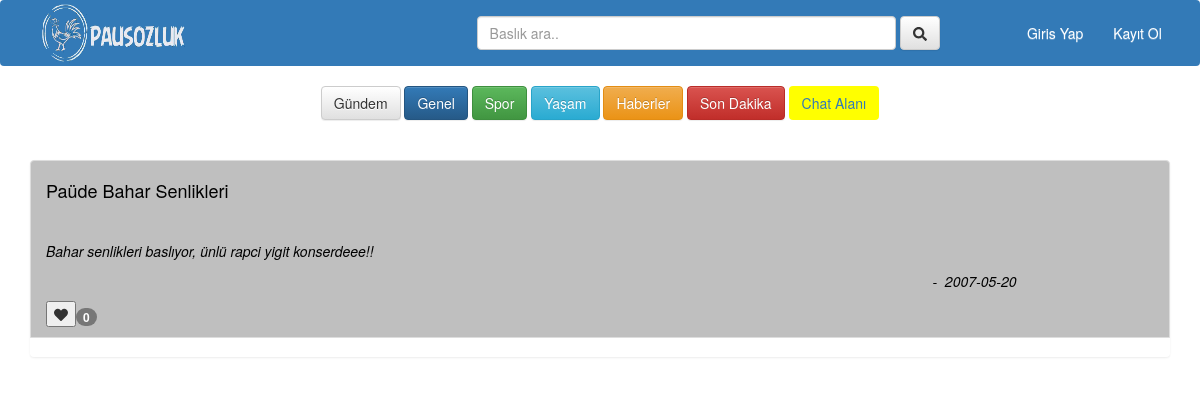
The app's page /icerik.php?icerik=2 with its own data.
### tables this page shows
CREATE TABLE `BASLIK` (
  `ID` int(11) NOT NULL,
  `BASLIK` varchar(255) NOT NULL,
  `BASLIK_ICERIK` text NOT NULL,
  `YAZAR_ID` int(11) NOT NULL,
  `YAZAR_AD` varchar(200) NOT NULL,
  `TARIH` date NOT NULL,
  `STAR` int(11) NOT NULL DEFAULT '0',
  `ETIKET` varchar(100) NOT NULL
);

### icerik.php (the view, shortened to what this page needs)
<!DOCTYPE html>
<html>
<head>
	<link rel="stylesheet" href="https://maxcdn.bootstrapcdn.com/bootstrap/3.3.7/css/bootstrap.min.css">
	<link rel="stylesheet" href="https://maxcdn.bootstrapcdn.com/bootstrap/3.3.7/css/bootstrap-theme.min.css">
	<link rel="stylesheet" type="text/css" href="css/content.css">
</head>
<body>
	<?php include 'header.php'; include('connect.php'); include('functions.php'); ?><br><br>
	<div class="container">
		<ul class="list-group">
			<?php
			$baslikid=$_GET['icerik'];
			$query="SELECT * FROM BASLIK WHERE ID=:baslikid ";
			$stmt=$db->prepare($query);
			$stmt->execute(array('baslikid'=>$baslikid));
			while ($row=$stmt->fetch())
			{
				?>
				<li class="list-group-item bg-eksayfa"><a href="icerik.php?icerik=<?php echo $row['ID'] ?>">
					<p style=""><h4 style="color:black;"><?php echo $row["BASLIK"];  ?></h4><br></p></a>
					<p style="color:black;"><i><?php echo substr($row["BASLIK_ICERIK"],0,250); ?></i></p>
					<p style="color:black; margin-left:80%;"><i><?php echo "- ".$row["YAZAR_AD"]."&nbsp;".$row["TARIH"] ; ?></i></p>
					<form action="" method="post">
						<button type='submit' name="begen"><i class="fas fa-heart"></i></button><span class="badge badge-light"><?php
						echo $row['STAR'] ; ?></span>
					</form>
				</li><br>
				<?php
			}
			?>
		</ul>
	</div>
</body>
</html>

### css/content.css (style rules this page uses)
body { overflow-x:hidden; }
.bg-eksayfa { background-color: #bfbfbf; }

### records on screen
baslik: BASLIK "Paüde Bahar Senlikleri", BASLIK_ICERIK "Bahar senlikleri baslıyor, ünlü rapci yigit konserdeee!!", TARIH "2007-05-20", STAR "0"
